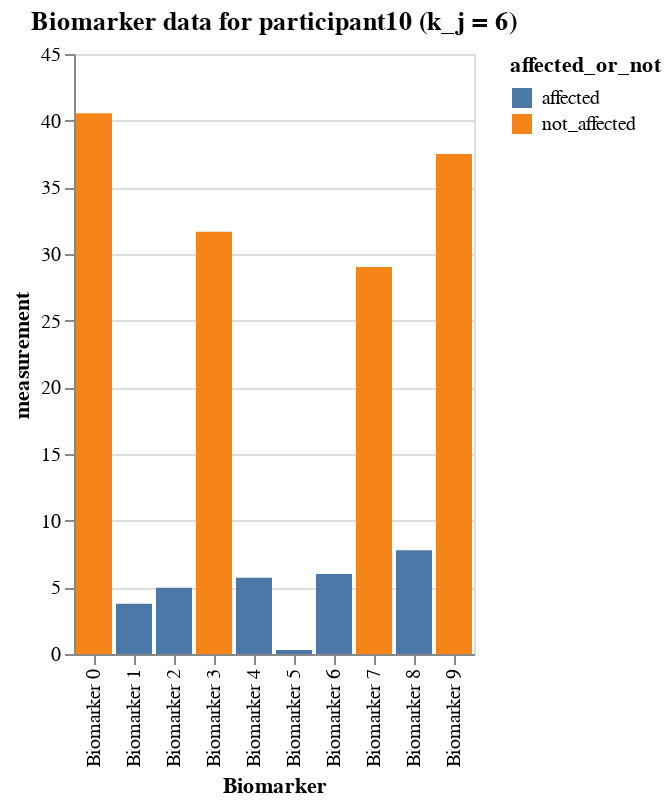

The notebook cell this image was saved under:
### Markdown cell above
### A certain participant's data

### Code cell
# participant 10
participant10_data = df_expanded[df_expanded.participant == 10]
alt.Chart(participant10_data).mark_bar().encode(
    x='Biomarker',
    y='measurement',
    color=alt.Color(
        'affected_or_not:N'
    ),
    tooltip=['Biomarker', 'affected_or_not', 'measurement']
).interactive().properties(
    title=f'Biomarker data for participant10 (k_j = {participant10_data.k_j.to_list()[0]})'
)

### Figure 1 — Vega-Lite specification as saved in the notebook (floating-point values rounded to 4 significant figures)
{"config": {"view": {"continuousWidth": 300, "continuousHeight": 300}}, "data": {"name": "data-b7e11056ad7608798ba744bd031ff962"}, "mark": {"type": "bar"}, "encoding": {"color": {"field": "affected_or_not", "type": "nominal"}, "tooltip": [{"field": "Biomarker", "type": "nominal"}, {"field": "affected_or_not", "type": "nominal"}, {"field": "measurement", "type": "quantitative"}], "x": {"field": "Biomarker", "type": "nominal"}, "y": {"field": "measurement", "type": "quantitative"}}, "params": [{"name": "param_1", "select": {"type": "interval", "encodings": ["x", "y"]}, "bind": "scales"}], "title": "Biomarker data for participant10 (k_j = 6)", "$schema": "https://vega.github.io/schema/vega-lite/v5.16.3.json", "datasets": {"data-b7e11056ad7608798ba744bd031ff962": [{"Biomarker": "Biomarker 0", "participant": 10, "measurement": 40.56, "k_j": 6, "S_n": 7, "affected_or_not": "not_affected"}, {"Biomarker": "Biomarker 1", "participant": 10, "measurement": 3.767, "k_j": 6, "S_n": 5, "affected_or_not": "affected"}, {"Biomarker": "Biomarker 2", "participant": 10, "measurement": 4.976, "k_j": 6, "S_n": 3, "affected_or_not": "affected"}, {"Biomarker": "Biomarker 3", "participant": 10, "measurement": 31.66, "k_j": 6, "S_n": 9, "affected_or_not": "not_affected"}, {"Biomarker": "Biomarker 4", "participant": 10, "measurement": 5.728, "k_j": 6, "S_n": 1, "affected_or_not": "affected"}, {"Biomarker": "Biomarker 5", "participant": 10, "measurement": 0.2906, "k_j": 6, "S_n": 2, "affected_or_not": "affected"}, {"Biomarker": "Biomarker 6", "participant": 10, "measurement": 5.996, "k_j": 6, "S_n": 6, "affected_or_not": "affected"}, {"Biomarker": "Biomarker 7", "participant": 10, "measurement": 29.03, "k_j": 6, "S_n": 10, "affected_or_not": "not_affected"}, {"Biomarker": "Biomarker 8", "participant": 10, "measurement": 7.787, "k_j": 6, "S_n": 4, "affected_or_not": "affected"}, {"Biomarker": "Biomarker 9", "participant": 10, "measurement": 37.5, "k_j": 6, "S_n": 8, "affected_or_not": "not_affected"}]}}
